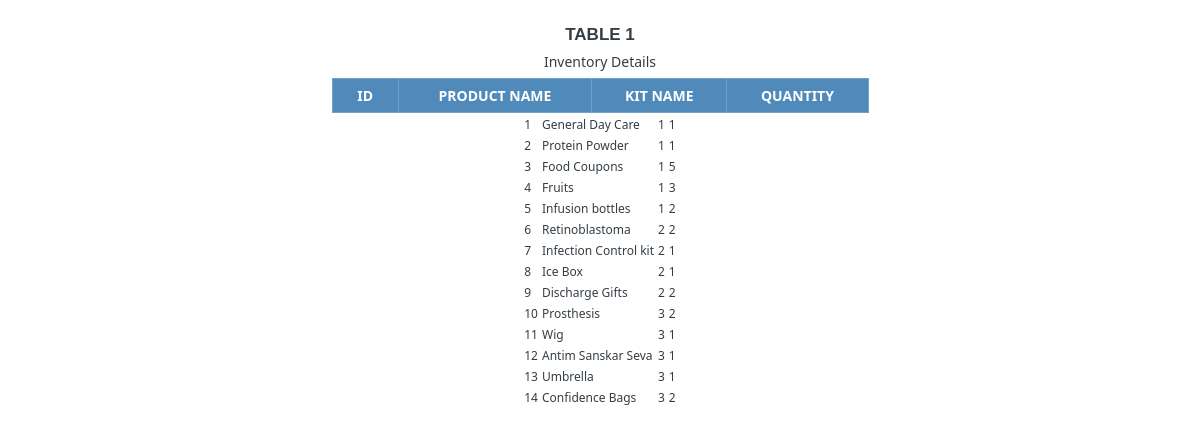
The page /inventory.php on the database its author committed.
### tables this page shows
CREATE TABLE `product` (
  `id` int(11) NOT NULL,
  `product_name` varchar(100) DEFAULT NULL,
  `kit_id` int(11) NOT NULL,
  `quantity` int(10) DEFAULT NULL
);

### inventory.php (the view, shortened to what this page needs)
<html>
<head>
</head>
<body>
<h1>Table 1</h1>
<table class="data-table">
    <caption class="title">Inventory Details</caption>
    <thead>
    <tr>
        <th>Id</th>
        <th>Product Name</th>
        <th>Kit Name</th>
        <th>Quantity</th>
    </tr>
    </thead>
    <tbody>
    <?php
    include_once('connection.php');
    echo "<table>";
    if($stmt = $connection->prepare("SELECT * FROM product")) {
        $stmt->execute();
        $stmt->bind_result($id, $product_name, $kit_id,$quantity);
        while ($stmt->fetch()) {
            echo "<tr><td>";
            echo "$id</td><td>";
            echo "$product_name</td><td>";
            echo "$kit_id</td><td>";
            echo "$quantity </td></tr>";
        }
    }
    ?>
    </tbody>
</table>
</body>
</html>

### inventory.php (style rules this page uses)
body { font-size: 15px; color: #343d44; font-family: "segoe-ui", "open-sans", tahoma, arial; padding: 0; margin: 0; }
table { margin: auto; font-family: "Lucida Sans Unicode", "Lucida Grande", "Segoe Ui"; font-size: 12px; }
h1 { margin: 25px auto 0; text-align: center; text-transform: uppercase; font-size: 17px; }
table td { transition: all .5s; }
.data-table { border-collapse: collapse; font-size: 14px; min-width: 537px; }
.data-table th, .data-table td { border: 1px solid #e1edff; padding: 7px 17px; }
.data-table caption { margin: 7px; }
.data-table thead th { background-color: #508abb; color: #FFFFFF; border-color: #6ea1cc !important; text-transform: uppercase; }

### rows shown on the page
product: id "1", product_name "General Day Care", kit "1", quantity "1"
product: id "2", product_name "Protein Powder", kit "1", quantity "1"
product: id "3", product_name "Food Coupons", kit "1", quantity "5"
product: id "4", product_name "Fruits", kit "1", quantity "3"
product: id "5", product_name "Infusion bottles", kit "1", quantity "2"
product: id "6", product_name "Retinoblastoma", kit "2", quantity "2"
product: id "7", product_name "Infection Control kit", kit "2", quantity "1"
product: id "8", product_name "Ice Box", kit "2", quantity "1"
product: id "9", product_name "Discharge Gifts", kit "2", quantity "2"
product: id "10", product_name "Prosthesis", kit "3", quantity "2"
product: id "11", product_name "Wig", kit "3", quantity "1"
product: id "12", product_name "Antim Sanskar Seva", kit "3", quantity "1"
product: id "13", product_name "Umbrella", kit "3", quantity "1"
product: id "14", product_name "Confidence Bags", kit "3", quantity "2"
